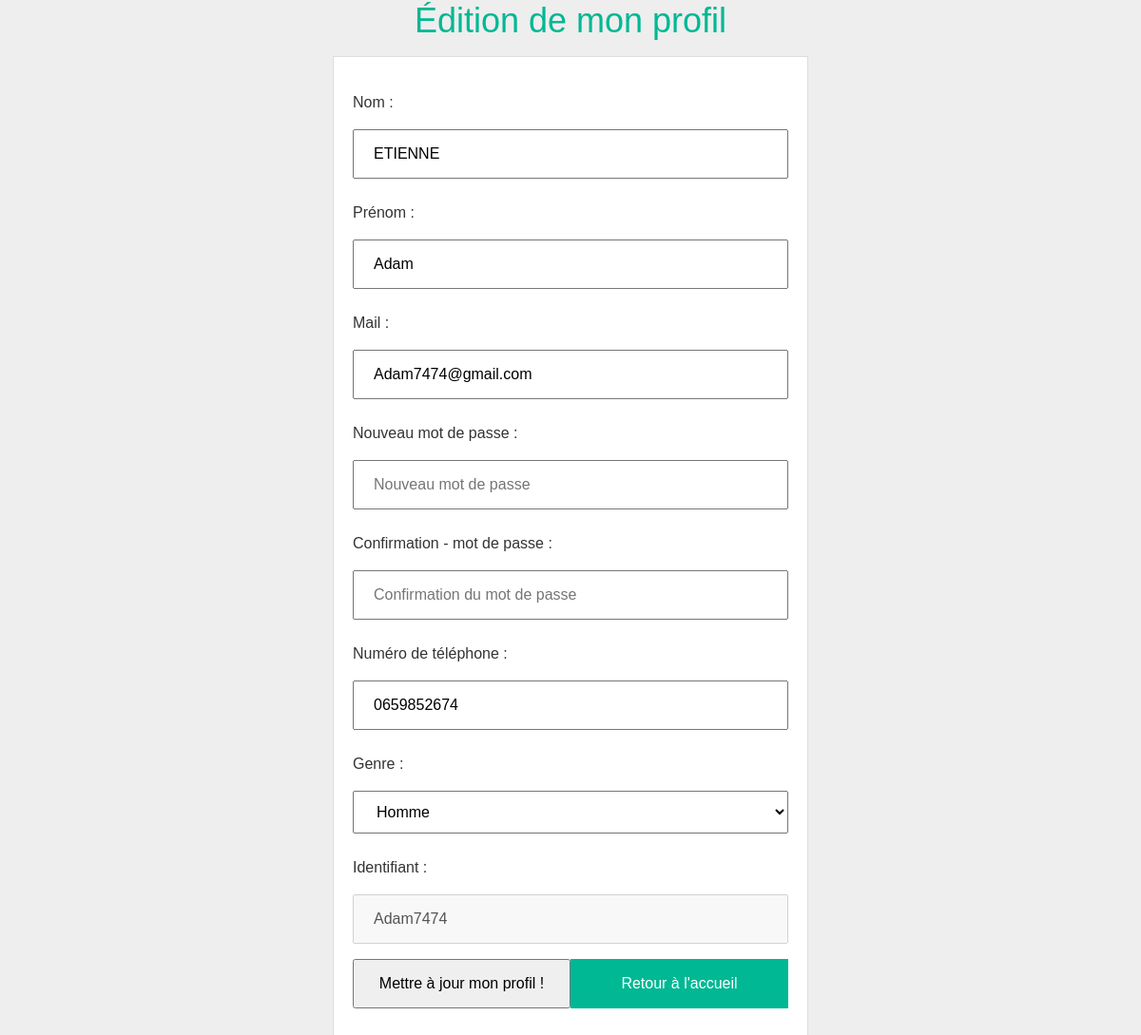
/Page_accueil/edition_profil.php (signed in), run on the app's committed database.
### tables this page shows
CREATE TABLE Utilisateur(
   idPersonne INT,
   identifiant VARCHAR(50)  NOT NULL,
   mdp VARCHAR(50)  NOT NULL,
   dateCreation DATE NOT NULL,
   PRIMARY KEY(idPersonne),
   FOREIGN KEY(idPersonne) REFERENCES InfoPersonne(idPersonne)
        ON DELETE CASCADE
);

CREATE TABLE InfoPersonne(
   idPersonne INT AUTO_INCREMENT,
   nom VARCHAR(50)  NOT NULL,
   dateNais DATE,
   genre CHAR(1) ,
   mail VARCHAR(50)  NOT NULL,
   numTel CHAR(10) ,
   prenom VARCHAR(50)  NOT NULL,
   PRIMARY KEY(idPersonne),
   UNIQUE(mail)
);

### WEB/common/bdd.php (called while the page is built, shortened)
<?php
try {
	$pdo = new PDO("mysql:host=127.0.0.1;dbname=maisoneco;charset=utf8", "root", "");
} catch (PDOException $e) {
	echo $e->getMessage();
	die("Impossible de se connecter à la base de données :<br>" . $e->getMessage());
}
$bdd = $pdo;
if (isset($_SESSION['Id']) && !empty($_SESSION['Id'])) {
	$sessionId = $_SESSION['Id'];
	$requser = $bdd->prepare("SELECT COUNT(*) FROM Administrateur WHERE idPersonne = ?");
	$result = $requser->execute(array($sessionId));
	if ($result) {
		$estAdmin = $requser->fetchColumn() > 0;
	} else {
		$estAdmin = false;
	}
} else {
	$sessionId = null;
	$estConnecte = false;
	$estAdmin = false;
	$Prenom = "";
	$Nom = "";
}

### WEB/common/main.php (called while the page is built, shortened)
<?php
require_once("bdd.php");

### WEB/Page_accueil/edition_profil.php (the view, shortened to what this page needs)
<?php
$ROOT = "../";
require_once '../common/main.php';
if ($estConnecte) {
    $tableUser = $estAdmin ? "Administrateur" : "Utilisateur";
    $requser = $bdd->prepare("SELECT * FROM InfoPersonne NATURAL JOIN $tableUser WHERE InfoPersonne.idPersonne = ?");
    $result = $requser->execute(array($sessionId));
    $userinfo = $requser->fetch();
} else {
    echo "Vous n'êtes pas connecté !<br>Redirection vers la page d'accueil dans 2 secondes...";
    header("Refresh: 2; url={$ROOT}Page_accueil/Page_accueil.php");
}
?>
<!DOCTYPE html>
<html>
    <link rel="stylesheet" href="https://stackpath.bootstrapcdn.com/bootstrap/4.5.2/css/bootstrap.min.css">
    <link rel="stylesheet" href="<?= $ROOT ?>common/style/main.css">
    </head>
    <body>
        <div align="center">
            <h2>Édition de mon profil</h2>
            <div align="left">
                <form method="POST" action="edition_profil.php">
                <label>Nom :</label>
                <input type="text" name="newnom" placeholder="Nom" value="<?php echo $userinfo['nom']; ?>" />
                <label>Prénom :</label>
                <input type="text" name="newprenom" placeholder="Prénom" value="<?php echo $userinfo['prenom']; ?>" />
                <label>Mail :</label>
                <input type="text" name="newmail" placeholder="Mail" value="<?php echo $userinfo['mail']; ?>" autocomplete="email" />
                <label>Nouveau mot de passe :</label>
                <input type="password" name="newmdp1" placeholder="Nouveau mot de passe" autocomplete="new-password" />
                <label>Confirmation - mot de passe :</label>
                <input type="password" name="newmdp2" placeholder="Confirmation du mot de passe" autocomplete="new-password" />
                <label>Numéro de téléphone :</label>
                <input type="text" name="newnumtel" placeholder="Numéro de téléphone" pattern="0[1-9][ \-]?[0-9]{2}[ \-]?[0-9]{2}[ \-]?[0-9]{2}[ \-]?[0-9]{2}" title="Format 01 23 45 67 89" value="<?php echo $userinfo['numTel']; ?>" />
                <label>Genre :</label>
                <select id="Genre" name="newgenre" value="<?= $Genre ?>" required>
                    <option value="H" <?php if ($userinfo['genre'] == 'H') echo 'selected'; ?>>Homme</option>
                </select>
                <label>Identifiant :</label>
                <input type="text" name="newidentifiant" placeholder="Identifiant" value="<?php echo $userinfo['identifiant']; ?>" disabled />
                <div class="doubleboutons">
                    <input type="submit" value="Mettre à jour mon profil !" />
                    <a href="<?= $ROOT ?>Page_accueil/Page_accueil.php" class="bouton">Retour à l'accueil</a>
                </div>
            </form>
        </div>
    </div>
</body>

### WEB/common/style/main.css (style rules this page uses)
html { height: 100%; }
body { font-family: Arial, sans-serif; color: #333; background-color: #eee; margin: 0; min-height: 100%; display: flex; flex-direction: column; }
h2 { font-size: 36px; text-align: center; }
h2, h3, h4, h5, h6 { color: #00b894; }
form { max-width: 500px; margin: 1em auto; background-color: #fff; border: 1px solid #ddd; padding: 20px; }
input:not([type="radio"]), select { width: 100%; padding: 12px 20px; margin: 8px 0; box-sizing: border-box; }
button, .header-right > a, .bouton, .bouton-retour { background-color: #00b894; color: #fff; padding: 14px 20px; margin: 8px 0; border: none; cursor: pointer; text-align: center; text-decoration: none; }
.doubleboutons { display: flex; flex-direction: row; justify-content: space-between; }
.doubleboutons > * { width: 50% !important; }

### WEB/Page_accueil/edition_profil.php (style rules this page uses)
form > label { margin-top: 1em; }

### data on the page
utilisateur: newnom "ETIENNE", newprenom "Adam", newmail "Adam7474@gmail.com", newnumtel "0659852674", newidentifiant "Adam7474"
